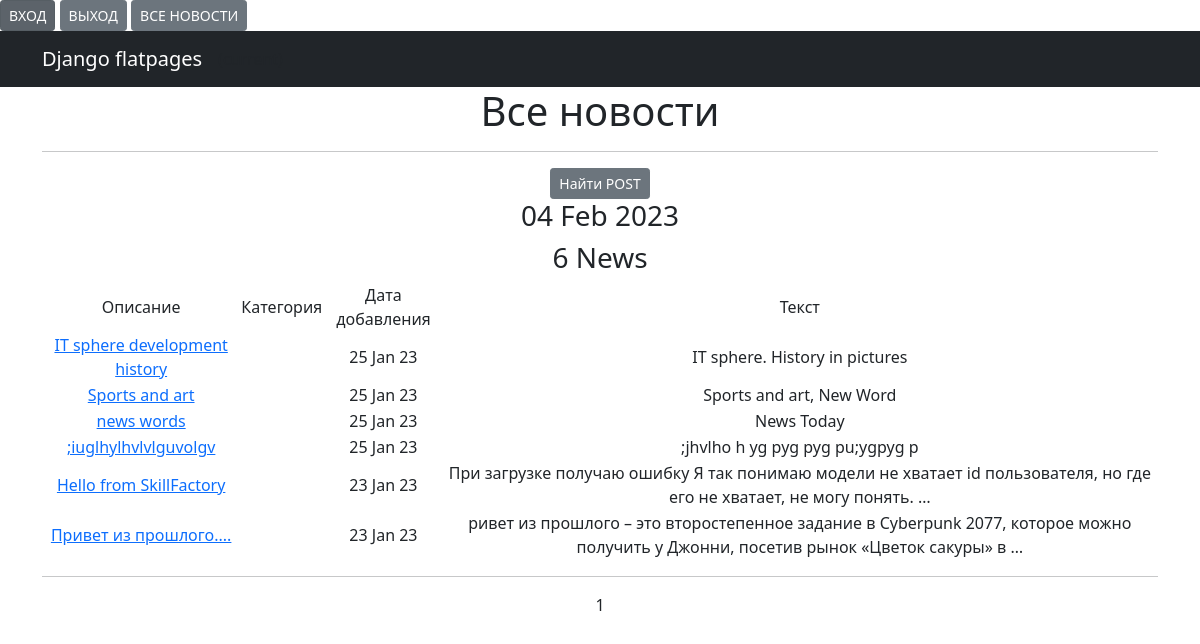
Before: /news/ with the older database file.
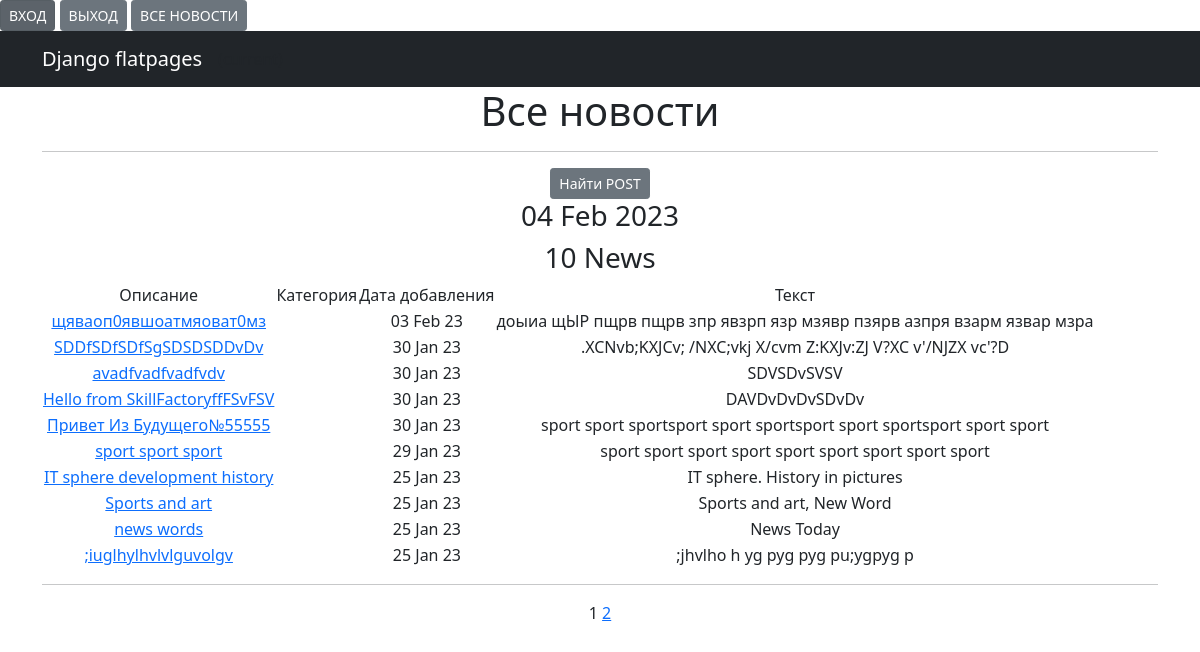
After: the same page with the newer database file.
### news/models.py (models this page shows, shortened)
class Post(models.Model):
    author = models.ForeignKey(Author, on_delete=models.CASCADE, verbose_name="Автор")
    NEWS = "NW"
    ARTICLE = "AT"
    CATEGORY_CHOICES = (
        (NEWS, 'НОВОСТЬ'),
        (ARTICLE, 'СТАТЬЯ'),
    )
    categoryType = models.CharField(max_length=2, choices=CATEGORY_CHOICES, default=ARTICLE,
                                    verbose_name="Категория Публикации")
    dataCreation = models.DateTimeField(auto_now_add=True, verbose_name="Дата публикации")
    category = models.ManyToManyField(Category, through='PostCategory', verbose_name="Тип Поста")
    title = models.CharField(max_length=128, verbose_name="Заголовок")
    text = models.TextField(verbose_name=' ТЕКСТ')
    rating = models.SmallIntegerField(default=0, verbose_name="Рейтинг")

### news/views.py (the view)
# urls.py: path('', NewsList.as_view(), name='news'),
class NewsList(ListView):
    model = Post
    ordering = '-dataCreation'
    template_name = 'news.html'
    context_object_name = 'news'
    paginate_by = 10
    def get_context_data(self, **kwargs):
        context = super().get_context_data(**kwargs)
        context['time_now'] = datetime.utcnow()
        context['next_sale'] = None
        return context

### news/templatetags/custom_filters.py (called while the page is built)
@register.filter()
def censor(value):
    ban_words = ['fuck', 'хер']
    if not isinstance(value, str):
        raise TypeError(f"unresolved type'{type(value)}' expected type 'str")
    for word in value.split():
        if word.lower() in ban_words:
            value = value.replace(word, f'{word[0]}{"*"*(len(word)-1)}')
    return value

### news/templatetags/custom_tags.py (called while the page is built)
@register.simple_tag()
def current_time(format_string='%b %d %Y'):
    return datetime.utcnow().strftime(format_string)

### news/templates/news.html (shortened to what this page needs)
{% extends 'flatpages/default.html' %}
{% load custom_filters %}
{% load custom_tags %}
{% block content %}
<h1>Все новости</h1>
<hr>
<a href="{% url 'search' %}"class="btn btn-secondary btn-sm">Найти POST</a>
<h3>{% current_time '%d %b %Y' %}</h3>
<h3>{{ news|length }} News</h3>
{% if news %}
<table>
    <tr>
        <td>Описание</td>
        <td> Категория</td>
        <td>Дата добавления</td>
        <td>Текст</td>
    <tr>
        {% for new in news %}
    <tr>
        <td>
            <a href="{% url 'new' new.id %}">{{ new.title|censor }}</a>
        </td>
        <td>
        </td>
        <td>{{ new.dataCreation|date:'d M y ' }}</td>
        <td>{{ new.text|truncatewords:20|censor}}</td>
        <td>
        </td>
        {% endfor %}
</table>
<hr>
{% else %}
<h2>Новостей нет!</h2>
{% endif %}
{{ page_obj.number }}
{% if page_obj.has_next %}
<a href="?page={{ page_obj.next_page_number }}">{{ page_obj.next_page_number }}</a>
{% endif %}
{% endblock content %}

Changed rows visible on the page:
no longer on this page (row unchanged): Post: title|censor "Hello from SkillFactory", dataCreation "23 Jan 23", text|censor "При загрузке получаю ошибку Я так понимаю модели не хватает id пользователя, но где его не хватает, не могу понять. …"
no longer on this page (row unchanged): Post: title|censor "Привет из прошлого....", dataCreation "23 Jan 23", text|censor "ривет из прошлого – это второстепенное задание в Cyberpunk 2077, которое можно получить у Джонни, посетив рынок «Цветок сакуры» в …"
added Post: title|censor "щяваоп0явшоатмяоват0мз", dataCreation "03 Feb 23", text|censor "доыиа щЫР пщрв пщрв зпр явзрп язр мзявр пзярв азпря взарм язвар мзра"
added Post: title|censor "SDDfSDfSDfSgSDSDSDDvDv", dataCreation "30 Jan 23", text|censor ".XCNvb;KXJCv; /NXC;vkj X/cvm Z:KXJv:ZJ V?XC v'/NJZX vc'?D"
added Post: title|censor "avadfvadfvadfvdv", dataCreation "30 Jan 23", text|censor "SDVSDvSVSV"
added Post: title|censor "Hello from SkillFactoryffFSvFSV", dataCreation "30 Jan 23", text|censor "DAVDvDvDvSDvDv"
added Post: title|censor "Привет Из Будущего№55555", dataCreation "30 Jan 23", text|censor "sport sport sportsport sport sportsport sport sportsport sport sport"
added Post: title|censor "sport sport sport", dataCreation "29 Jan 23", text|censor "sport sport sport sport sport sport sport sport sport"
Other visible differences:
{{ news|length }}: "6" → "10"
{{ page_obj.next_page_number }}: (not shown) → "2"
